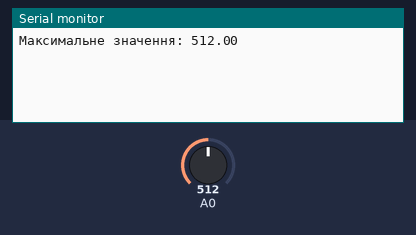
Recording of a sketch running on a simulated Arduino Uno, built with avr-gcc and run on an emulated ATmega328P. Parts: the last lines printed to the serial monitor. The test bench sets the inputs (shaded band); at power-on: A0 = 512.

Above: at 1.2 s.
1.3 s: A0 set to 696
At 2.5 s:
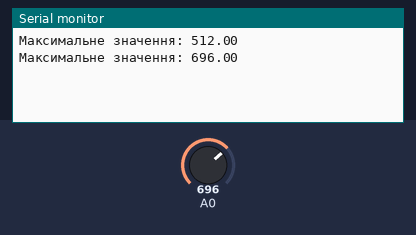
2.8 s: A0 set to 725
At 3.4 s:
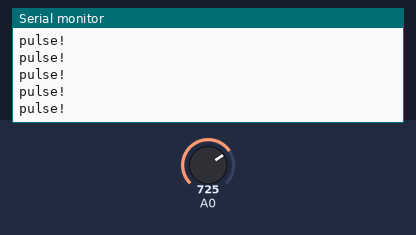

The sketch:

max_9814.ino
```cpp
void setup() {
  Serial.begin(115200);
}

float max_size = 0.0;

void loop() {
  //Serial.println(max_size);

  float old_size = analogRead(0);
  if (old_size > max_size)
  {
    max_size = old_size;
    Serial.print("Максимальне значення: ");
    Serial.println(max_size);
  }

  if (analogRead(0) >= 715) Serial.println("pulse!");


  delay(10);
}
```

Measured:
- the behaviour switches between 714 and 715 on A0 (found by bisection; images 1 and 2)
- after the input at 1.3 s, the serial monitor: prints a new line at once (image 1)
- after the input at 2.8 s, the serial monitor: prints a new line at once (image 2)
